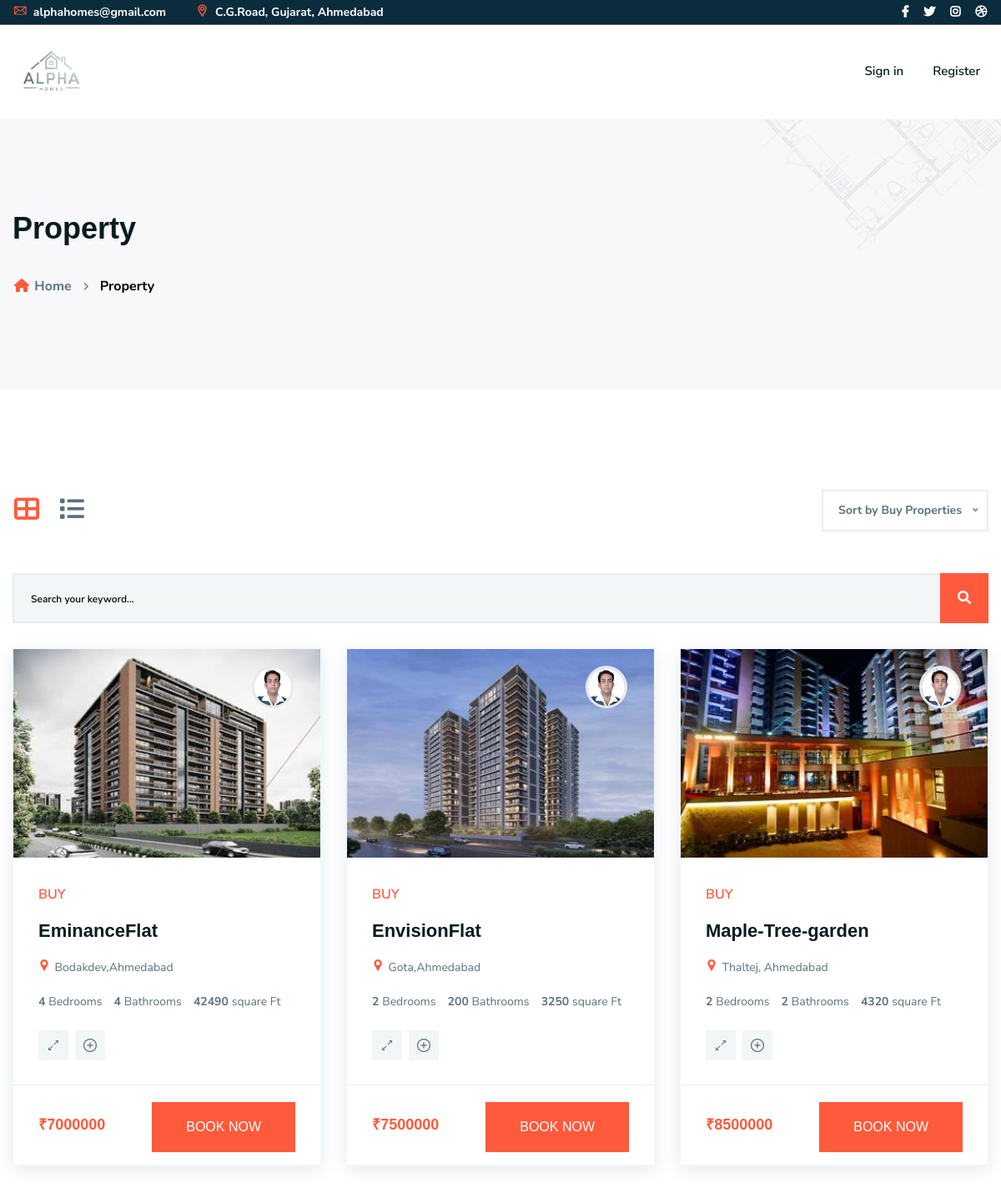
Screenshot of /Properrty/buy/ with the database file from the repository.
### first/models.py (models this page shows)
class PropertyDetails(models.Model):
    property_videos = models.URLField(max_length=2000, null=True, default="property video")
    property_img = models.ImageField(upload_to='properties-img',default="agent")
    property_agent_img = models.ImageField(upload_to='propertyagent',default="agent")
    type = models.CharField(max_length=30)
    property_type = models.CharField(max_length=30, default="Buy")
    property_name = models.CharField(max_length=30)
    property_location = models.CharField(max_length=30)
    property_description = models.TextField(max_length=300)
    property_description_2 = models.TextField(max_length=3000, null=True)
    property_id = models.CharField(max_length=100,null=True)
    property_area = models.CharField(max_length=25,null=True)
    property_rooms = models.CharField(max_length=30,null=True)
    property_baths = models.CharField(max_length=30,null=True)
    property_year = models.CharField(max_length=30,null=True)
    property_lots_area = models.CharField(max_length=4,null=True)
    property_dimentions = models.CharField(max_length=20,null=True)
    property_bed = models.CharField(max_length=20,null=True)
    property_price = models.CharField(max_length=15,null=True)
    property_status = models.CharField(max_length=15,null=True)
    property_living_room = models.CharField(max_length=15,null=True)
    property_Garage = models.CharField(max_length=15,null=True)
    property_dinning_area = models.CharField(max_length=15,null=True)
    porperty_bathroom = models.CharField(max_length=15, default="Bathroom")
    property_gym = models.CharField(max_length=15,default="Gym")
    property_garden = models.CharField(max_length=15,default="Garden")
    property_parking = models.CharField(max_length=15,default="parking")
    property_gallery = models.ImageField(upload_to='properties-img',default="gallery")
    property_gallery_2 = models.ImageField(upload_to='properties-img',default="gallery")
    property_gallery_3 = models.ImageField(upload_to='properties-img',default="gallery")
    property_amenities = models.CharField(max_length=15,default="Amenities")
    property_air_conditioner = models.CharField(max_length=15,default="Air-conditioner")
    property_Microwave = models.CharField(max_length=15,default="Microwave")
    property_swimmingpool = models.CharField(max_length=15,default="swimmingpool")
    property_wifi = models.CharField(max_length=15,default="Air-conditioner")
    property_laundry = models.CharField(max_length=15,default="laundry")
    property_indoorgames = models.CharField(max_length=15,default="indoorgames")
    property_outdoorgames = models.CharField(max_length=15,default="outdoorgames")
    property_clubhouse = models.CharField(max_length=15,default="clubhouse")
    property_security = models.CharField(max_length=15,default="24x7 security")
    property_firesafety = models.CharField(max_length=15,default="Fire safety")
    property_basement_parking = models.CharField(max_length=20,default="Basement Parking")
    property_lift = models.CharField(max_length=15,default="Lift")
    number_of_properties = models.CharField(max_length=150, default="25 Properteis")
    property_subarea = models.CharField(max_length=50, default="Gota")
    property_map_location = models.CharField(max_length=1500, null=True)

### first/views.py (the view)
# urls.py: path('Properrty/buy/', views.sort_by_buy_property, name='sort_by_buy_property'),
def sort_by_buy_property(request):
    Property_Details = PropertyDetails.objects.filter(property_type='Buy').order_by('property_name')
    if request.method == 'POST':
        query = request.POST.get('search')
        if query and query != '':
            Property_Details = PropertyDetails.objects.filter(property_name__icontains=query)
        else:
            Property_Details = PropertyDetails.objects.filter(property_type='Buy').order_by('property_name')
    else:
        Property_Details = PropertyDetails.objects.filter(property_type='Buy').order_by('property_name')
    return render(request, 'sortedproperty.html', {'property': Property_Details})

### templates/sortedproperty.html (shortened to what this page needs)
{% extends 'other-ft-ht.html' %}
{% load static %}
{% block content %}
    <div class="ltn__breadcrumb-area text-left bg-overlay-white-30 bg-image "  data-bs-bg="{% static 'img/bg/14.jpg' %}">
        <div class="container">
            <div class="row">
                <div class="col-lg-12">
                    <div class="ltn__breadcrumb-inner">
                        <h1 class="page-title">Property</h1>
                        <div class="ltn__breadcrumb-list">
                            <ul>
                                <li><a href="index.html"><span class="ltn__secondary-color"><i class="fas fa-home"></i></span> Home</a></li>
                                <li>Property</li>
                            </ul>
                        </div>
                    </div>
                </div>
            </div>
        </div>
    </div>
    <div class="ltn__product-area ltn__product-gutter mb-100">
        <div class="container">
            <div class="row">
                <div class="col-lg-12">
                    <div class="ltn__shop-options">
                        <ul>
                            <li>
                                <div class="ltn__grid-list-tab-menu ">
                                    <div class="nav">
                                        <a class="active show" data-bs-toggle="tab" href="#liton_product_grid"><i class="fas fa-th-large"></i></a>
                                        <a data-bs-toggle="tab" href="#liton_product_list"><i class="fas fa-list"></i></a>
                                    </div>
                                </div>
                            </li>
                            <li>
                            </li>
                        </ul>
                    </div>
                    <div class="tab-content">
                        <div class="tab-pane fade active show" id="liton_product_grid">
                            <div class="ltn__product-tab-content-inner ltn__product-grid-view">
                                <div class="row">
                                    <div class="col-lg-12">
                                        <div class="ltn__search-widget mb-30">
                                            <form action="" method="post">
                                                <input type="text" name="search" placeholder="Search your keyword...">
                                                <button type="submit"><i class="fas fa-search"></i></button>
                                            </form>
                                        </div>
                                    </div>
                                    {% for p in property %}
                                    <div class="col-lg-4 col-sm-6 col-12">
                                        <div class="ltn__product-item ltn__product-item-4 ltn__product-item-5 text-center---">
                                            <div class="product-img">
                                                <a href="#"><img src="{{p.property_img.url}}" class="properties1" alt="#"></a>
                                                <div class="real-estate-agent">
                                                    <div class="agent-img">
                                                        <a href="#"><img src="{{p.property_agent_img.url}}" alt="#"></a>
                                                    </div>
                                                </div>
                                            </div>
                                            <div class="product-info">
                                                <div class="product-badge">
                                                    <ul>
                                                        <li class="sale-badg">{{p.property_type}}</li>
                                                    </ul>
                                                </div>
                                                <h2 class="product-title"><a href="Properrty\{{p.property_name}}">{{p.property_name}}</a></h2>
                                                <div class="product-img-location">
                                                    <ul>
                                                        <li>
                                                            <a href="locations.html"><i class="flaticon-pin"></i> {{p.property_location}}</a>
                                                        </li>
                                                    </ul>
                                                </div>
                                                <ul class="ltn__list-item-2--- ltn__list-item-2-before--- ltn__plot-brief">
                                                    <li><span>{{p.property_bed}} </span>
                                                        Bedrooms
                                                    </li>
                                                    <li><span>{{p.property_baths}} </span>
                                                        Bathrooms
                                                    </li>
                                                    <li><span>{{p.property_dimentions}} </span>
                                                        square Ft
                                                    </li>
                                                </ul>
                                                <div class="product-hover-action">
                                                    <ul>
                                                        <li>
                                                            <a href="#" title="Quick View" data-bs-toggle="modal" data-bs-target="#quick_view_modal">
                                                                <i class="flaticon-expand"></i>
                                                            </a>
                                                        </li>
                                                        <li>
                                                            <a href="property\{{p.property_name}}" title="Product Details">
                                                                <i class="flaticon-add"></i>
                                                            </a>
                                                        </li>
                                                    </ul>
                                                </div>
                                            </div>
                                            <div class="product-info-bottom">
                                                <div class="product-price">
                                                    <span>₹{{p.property_price}}<label></label></span>
                                                </div>
                                                <div class="btn-wrapper mt-0">
                                                    <a href="{% url 'Booknow_form.html' %}"><button class="btn theme-btn-1 btn-effect-1 text-uppercase" type="submit">Book Now</button></a>
                                                </div>
                                            </div>
                                        </div>
                                    </div>
                                    {% endfor %}
                                </div>
                            </div>
                        </div>
                    </div>
                </div>
            </div>
        </div>
    </div>
    {% endblock content %}

### static/css/responsive.css (style rules this page uses)
@media (min-width: 1200px) { .container { max-width: 1200px; } }

### rows the page displays
PropertyDetails: property_img (picture), property_agent_img (picture), property_type "BUY", property_name "EminanceFlat", property_location "Bodakdev,Ahmedabad", property_bed "4", property_baths "4", property_dimentions "42490", property_price "7000000"
PropertyDetails: property_img (picture), property_agent_img (picture), property_type "BUY", property_name "EnvisionFlat", property_location "Gota,Ahmedabad", property_bed "2", property_baths "200", property_dimentions "3250", property_price "7500000"
PropertyDetails: property_img (picture), property_agent_img (picture), property_type "BUY", property_name "Maple-Tree-garden", property_location "Thaltej, Ahmedabad", property_bed "2", property_baths "2", property_dimentions "4320", property_price "8500000"
